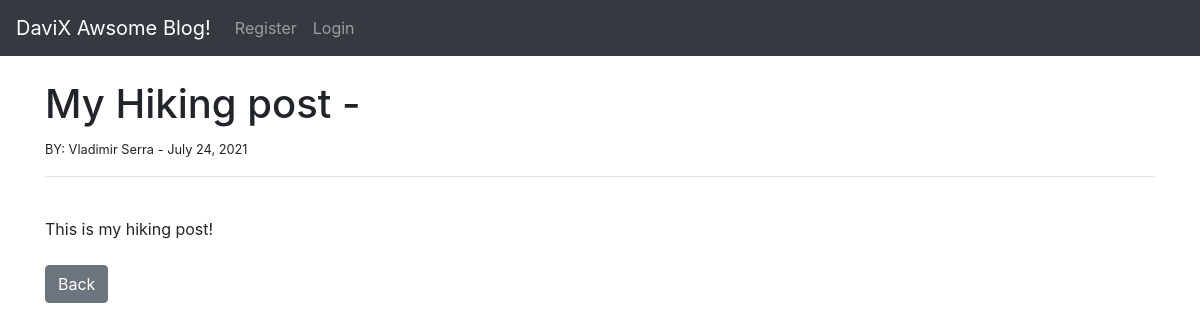
The app's page /article/13 with its own data.
### theblog/models.py (models this page shows, shortened)
class Post(models.Model):
    title = models.CharField(max_length=255)
    title_tag = models.CharField(max_length=255)
    author = models.ForeignKey(User, on_delete=models.CASCADE)
    body = models.TextField()
    post_date = models.DateField(auto_now_add=True)
    category = models.CharField(max_length=255, default='coding')

### theblog/views.py (the view)
# urls.py: path('article/<int:pk>', ArticleDetailView.as_view(), name='article-detail'),
class ArticleDetailView(DetailView):
    model = Post
    template_name = 'article_details.html'

### theblog/templates/article_details.html (shortened to what this page needs)
{% extends 'base.html' %}
{% block content %}
<h1>{{ post.title }} - </h1>
<small>BY:
    {{ post.author.first_name}}
    {{ post.author.last_name }} -
    {{post.post_date}}
</small><br />
<hr>
<br>
{{ post.body|safe}}
<br /><br />
<a href="{% url 'home' %}" class="btn btn-secondary">Back</a>
{% endblock %}

### records on screen
Post: title "My Hiking post", author.first_name "Vladimir", author.last_name "Serra", post_date "July 24, 2021", body "This is my hiking post!"
